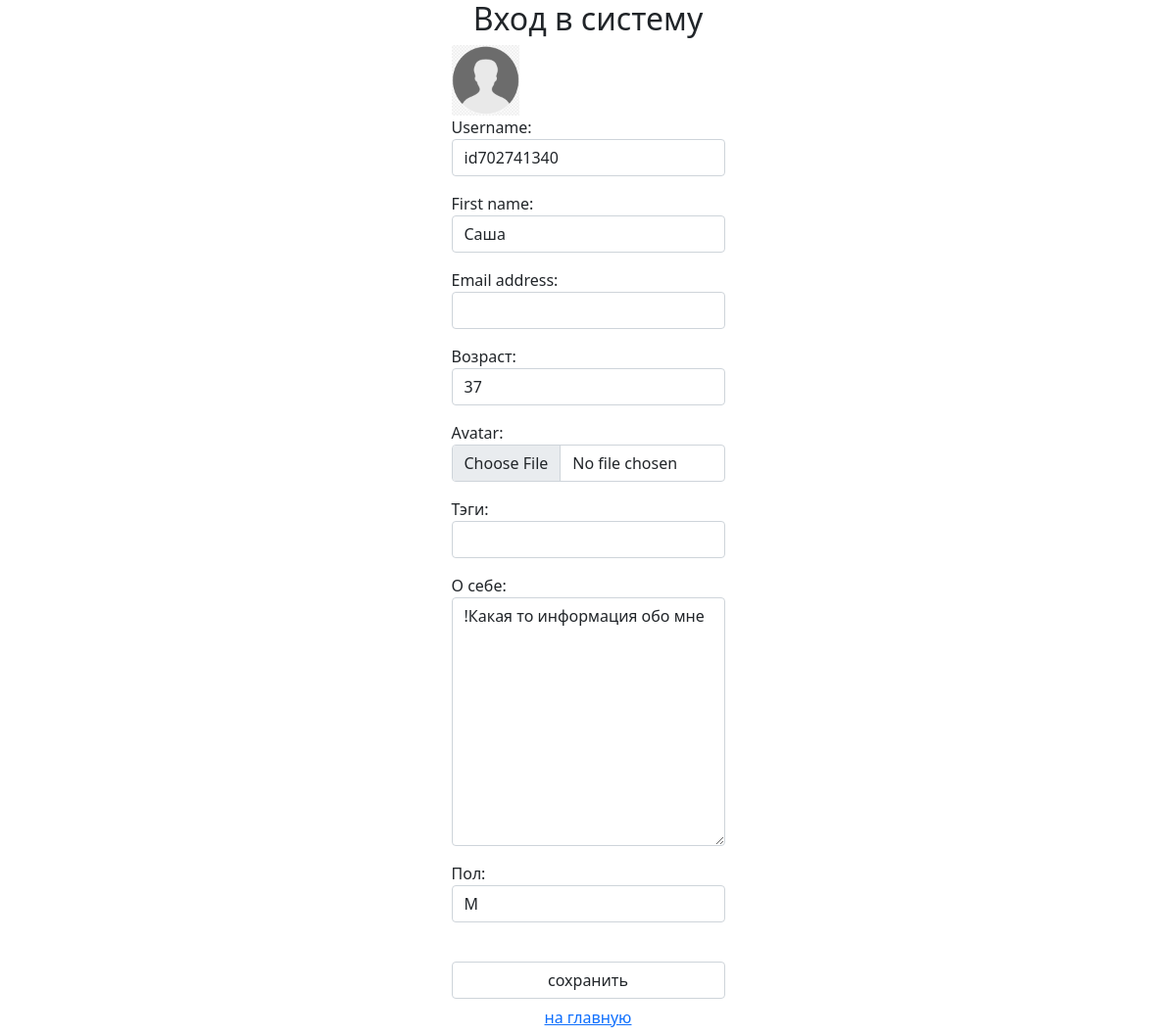
The page /auth/edit/ (signed in) on the database its author committed.
### authapp/models.py (models this page shows, shortened)
class ShopUser(AbstractUser):
    avatar = models.ImageField(upload_to='users_avatars', blank=True)
    age = models.PositiveIntegerField(verbose_name='возраст', blank=True, null=True)
    activation_key = models.CharField(max_length=128, blank=True)
    activation_key_expires = models.DateTimeField(default=(now() + timedelta(hours=48)))

class ShopUserProfile(models.Model):
    MALE = 'M'
    FEMALE = 'W'
    GENDER_CHOICES = (
        (MALE, 'М'),
        (FEMALE, 'Ж'),
    )
    user = models.OneToOneField(ShopUser, unique=True, null=False, db_index=True, on_delete=models.CASCADE)
    tagline = models.CharField(verbose_name='тэги', max_length=128, blank=True)
    about_me = models.TextField(verbose_name='о себе', max_length=512, blank=True)
    gender = models.CharField(verbose_name='пол', max_length=1, choices=GENDER_CHOICES, blank=True)

### authapp/views.py (the view)
# urls.py: path('edit/', authapp.edit, name='edit'),
@transaction.atomic
def edit(request):
    title = 'редактирование'
    if request.method == 'POST':
        edit_form = ShopUserEditForm(request.POST, request.FILES, instance=request.user)
        profile_form = ShopUserProfileForm(request.POST, instance=request.user.shopuserprofile)
        if edit_form.is_valid() and profile_form.is_valid():
            edit_form.save()
            return HttpResponseRedirect(reverse('auth:edit'))
    else:
        edit_form = ShopUserEditForm(instance=request.user)
        profile_form = ShopUserProfileForm(instance=request.user.shopuserprofile)
    content = {
        'title': title,
        'edit_form': edit_form,
        'profile_form': profile_form
    }
    return render(request, 'authapp/edit.html', content)

### authapp/forms.py (shortened to what this page needs)
class ShopUserEditForm(UserChangeForm):
    class Meta:
        model = ShopUser
        fields = ('username', 'first_name', 'email', 'age', 'avatar', 'password')
    def __init__(self, *args, **kwargs):
        super().__init__(*args, **kwargs)
        for field_name, field in self.fields.items():
            field.widget.attrs['class'] = 'form-control'
            field.help_text = ''
            if field_name == 'password':
                field.widget = forms.HiddenInput()

class ShopUserProfileForm(forms.ModelForm):
    class Meta:
        model = ShopUserProfile
        fields = ('tagline', 'about_me', 'gender')
    def __init__(self, *args, **kwargs):
        super().__init__(*args, **kwargs)
        for field_name, field in self.fields.items():
            field.widget.attrs['class'] = 'form-control'

### mainapp/context_processors.py (called while the page is built)
def basket(request):
    print(f'context processor basket works')
    basket = []
    if request.user.is_authenticated:
        basket = Basket.objects.filter(user=request.user)
    return {
        'basket': basket,
    }

### authapp/templates/authapp/edit.html (shortened to what this page needs)
{% extends 'authapp/base.html' %}
{% load static %}
{% block content %}
    <div class="user_avatar">
        <img src="/media/{{ user.avatar|default:"avatar.png" }}" class="w-25">
    </div>
    <form class="form-horizontal" action="{% url 'auth:edit' %}" method="post" enctype="multipart/form-data">
        {{ edit_form.as_p }}
        {{ profile_form.as_p }}
        <br>
        <input class="form-control" type="submit" value="сохранить">
    </form>
    <button class="btn btn-round form-control last">
        <a href="{% url 'index' %}" class="">
            на главную
        </a>
    </button>
{% endblock %}

### rows shown on the page
ShopUser: username "id702741340", first_name "Саша", age "37"
ShopUserProfile: about_me "!Какая то информация обо мне", gender "М"
